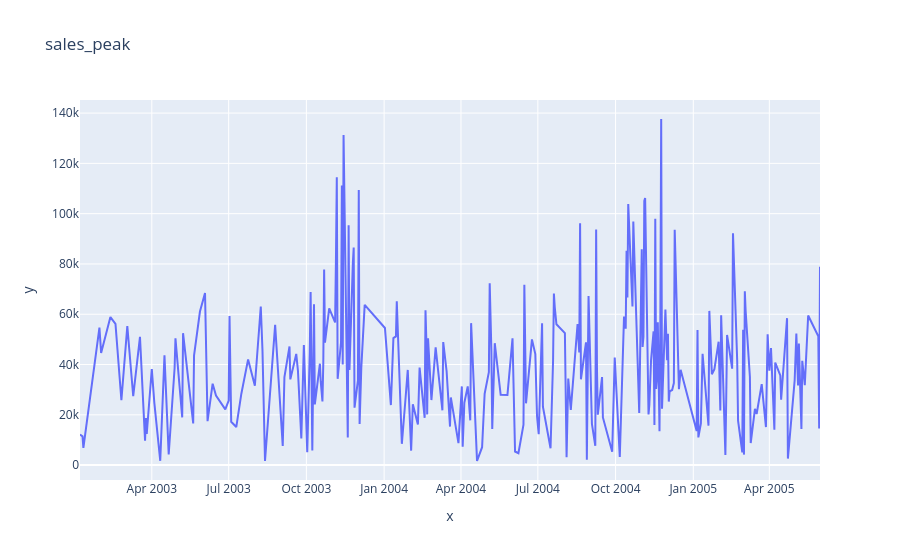

The notebook cell this image was saved under:
### Code cell
df_group = df.groupby(by='ORDERDATE').sum()
fig = px.line(x = df_group.index, y = df_group.SALES, title='sales_peak')
fig.show();

### Figure 1 — Plotly figure (JSON) as saved in the notebook; plotly's stock layout.template omitted (floating-point values rounded to 4 significant figures; data arrays with more than 128 entries replaced by an {"elided": "..."} marker saying what was removed)
{"data": [{"hovertemplate": "x=%{x}<br>y=%{y}<extra></extra>", "legendgroup": "", "line": {"color": "#636efa", "dash": "solid"}, "marker": {"symbol": "circle"}, "mode": "lines", "name": "", "orientation": "v", "showlegend": false, "type": "scatter", "x": {"elided": "252 str values"}, "xaxis": "x", "y": {"elided": "252 float values"}, "yaxis": "y"}], "layout": {"legend": {"tracegroupgap": 0}, "title": {"text": "sales_peak"}, "xaxis": {"anchor": "y", "domain": [0, 1], "title": {"text": "x"}}, "yaxis": {"anchor": "x", "domain": [0, 1], "title": {"text": "y"}}}}
